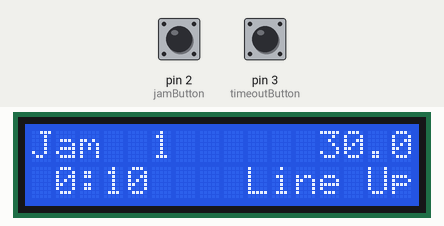
Simulated run of this sketch. Board: Arduino Uno, built with avr-gcc and run on an emulated ATmega328P. On the bench: 16×2 character LCD. The test bench sets the inputs (shaded band); at power-on: pin 2 (jamButton) LOW, pin 3 (timeoutButton) LOW.

Above: at 1.2 s.
1.3 s: pin 2 (jamButton) pulled HIGH for 0.15 s
At 1.61 s:
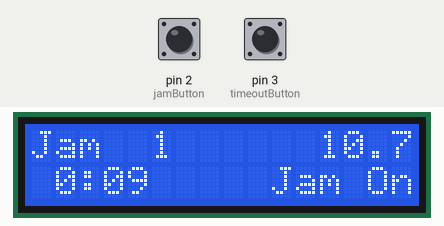
2.0 s: pin 3 (timeoutButton) pulled HIGH for 0.15 s
At 2.67 s:
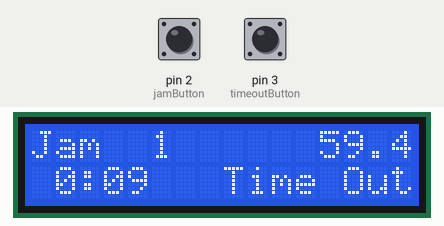
2.7 s: pin 2 (jamButton) pulled HIGH for 1 s
At 2.94 s:
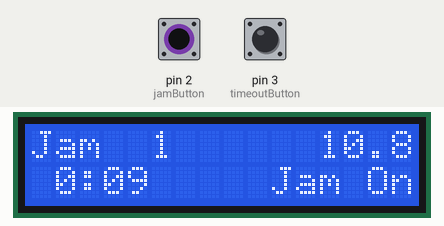
4.3 s: pin 3 (timeoutButton) pulled HIGH for 1 s
At 4.51 s:
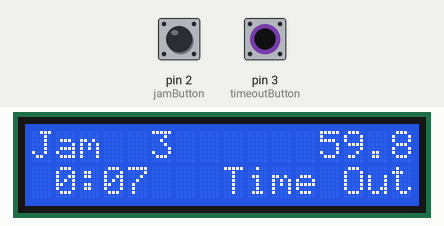
Timing chart, 0 to 6.9 s (numbered marks = the images above; inputs shaded):
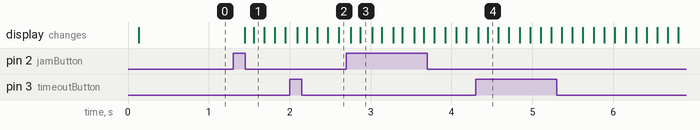

The sketch:

sketch_sep16b.ino
```cpp
#include <StopWatch.h>
#include <Adafruit_CharacterOLED.h>

// To keep track of the Jam or Lineup
StopWatch timerJam;
// To keep track of the Period
StopWatch timerPeriod;
// To keep track of the timeout
StopWatch timerTimeOut;
// Initialize the OLED display
Adafruit_CharacterOLED lcd(6, 7, 8, 9, 10, 11, 12);


unsigned long jamLength = 11000;
unsigned long lineupLength = 30000;
unsigned long periodLength = 10000;
unsigned long timeoutLength = 60000;
unsigned long refresh;                                    // Keeps track of the display refresh
unsigned long jamRef = 100;                               // Sets the jam clock refresh rate
unsigned long periodRef = 100;                            // Period clock refresh rate
unsigned long debounceTimer;
unsigned long debounceAmount = 250;
boolean GameOn, JamOn, TimeOut;                           // Status of the game; current phase.
int JamNum = 1;                                           // What jam are we on?
int jamButton = 2;
int timeoutButton = 3;

//=================================================================
// void setup()
//=================================================================

void setup() {
  lcd.begin(16, 2);
}

//=================================================================
// void loop()
//=================================================================

void loop() {
  int jamButtonState = digitalRead(jamButton);
  int timeoutButtonState = digitalRead(timeoutButton);

  // Check the buttons for input
  if (jamButtonState == HIGH && (millis() - debounceTimer) > debounceAmount) {
    if (TimeOut) {
      timerTimeOut.stop();
      timerTimeOut.reset();
      TimeOut = 0;
    }
    toggleJam();
    debounceTimer = millis();
  }
  if (timeoutButtonState == HIGH && (millis() - debounceTimer) > debounceAmount) {
    if (!TimeOut) {
      startTimeOut();
    }
    debounceTimer = millis();
  }

  // Has the period clock expired?
  if ((timerPeriod.elapsed() > periodLength) && GameOn) {
    if (timerPeriod.isRunning()) {
      timerPeriod.stop();
    }
    if((timerJam.elapsed() > jamLength) && JamOn) {
      GameOn = 0;
      JamOn = 0;
      timerPeriod.reset();
      JamNum = 1;
    }
  }
  // Has the jam clock expired?
  if ((timerJam.elapsed() > jamLength) && JamOn && GameOn) {
    if (timerPeriod.isRunning() && GameOn) {
    toggleJam();
    }
    else {
      timerJam.stop();
      timerJam.reset();
      JamOn = 0;
      GameOn = 0;
    }
  }
  // Has the lineup clock expired?
  if ((timerJam.elapsed() > lineupLength) && !JamOn && GameOn) {
    toggleJam();
  }
  // Has the timeout clock expired?
  if ((timerTimeOut.elapsed() > timeoutLength) && TimeOut && GameOn) {
    timerTimeOut.stop();
  }


  // Check to make sure we are only refreshing every (displayRes) ms.
  if ((millis() - refresh) > jamRef) {
    displayJamNum();
    if (!TimeOut) {
      displayJamClock();
    }
    else {
      displayTimeOut();
    }
    displayPeriod();
    refresh = millis();
  }
}

//=================================================================
// void startTimeOut()    Stops the clocks and starts a timeout
//=================================================================

void startTimeOut() {

  JamOn = 0;
  TimeOut = 1;
  timerJam.reset();
  timerPeriod.stop();
  timerTimeOut.start();

}

//=================================================================
// void toggleJam()    Self Explanatory.
//=================================================================

void toggleJam() {                                          // Check to see if the jam is on or not
  //                                                        // if not, stop the lineup timer and begin
  if(!timerPeriod.isRunning()) {                            // the jam timer
    timerPeriod.start();
    GameOn = 1;
  }

  switch (JamOn) {
  case 0:
    timerJam.stop();
    timerJam.reset();
    timerJam.start();
    break;

  case 1:
    timerJam.stop();
    timerJam.reset();
    timerJam.start();
    JamNum++;                                                // Increment the jam after the jam is over.
    break;
  }
  JamOn = !JamOn;
}

//=================================================================
// displayJamClock()     Formats the clocks output for display
//=================================================================

void displayJamClock() {
  //                                                        // elapsed = milliseconds on the timer
  unsigned long elapsed = timerJam.elapsed();               // minutes = whole number extracted from elapsed
  unsigned long secs, decimal, minutes, togo;               // decimal = number after the decimal point
  String displayString;
  switch (JamOn) {

  case 1:                                                   // Format the jam time remaining.
    togo = jamLength - elapsed;
    secs = constrain(togo / 1000, 0, jamLength);
    decimal = constrain((togo - secs*1000) / 100, 0, 9);
    break;
    // Format the lineup time remaining.
  case 0:
    togo = lineupLength - elapsed;
    secs = constrain(togo / 1000, 0, lineupLength);
    decimal = constrain((togo - secs*1000) / 100, 0, 9);
    break;
  }
  // Convert seconds to minutes and secs
  if (secs >= 60) {
    minutes = secs / 60;
    secs %= 60;
  }
  else {
    minutes = 0;
  }
  //                                                        // Pad minutes out with blank space
  if (minutes < 10) {
    displayString += " ";
  }
  //                                                        // Print a colon if there are minutes...
  if (minutes) {
    displayString += String(minutes);
    displayString += ":";
  }
  //                                                        // ... or pad it out if there aren't minutes
  else {
    displayString += "  ";
  }
  //                                                        // Pad seconds out with zeros.
  if (secs < 10) {
    displayString += "0";
  }
  //                                                        // Print secs and milliseconds with a dot.
  displayString += String(secs);
  displayString += ".";
  displayString += String(decimal);

  lcd.setCursor(9, 0);
  lcd.print(displayString);
}

//=================================================================
// displayJamNum()     Print the current jam number with padding
//=================================================================

void displayJamNum() {
  lcd.setCursor(0,0);
  lcd.print("Jam ");
  if (JamNum < 10) {
    lcd.print(" ");
  }

  lcd.print(constrain(JamNum, 1, 99));

}

//=================================================================
// displayTimeOut()     Print the Timeout clock
//=================================================================

void displayTimeOut() {
  unsigned long elapsed = constrain(timerTimeOut.elapsed(), 0, timeoutLength);
  unsigned long togo = constrain(timeoutLength - elapsed, 0, timeoutLength);
  unsigned long secs = togo / 1000;
  unsigned long minutes = constrain(secs / 60, 0, 59);
  unsigned long decimal;
  String displayString;

  secs = constrain (secs %= 60, 0, 59);
  decimal = constrain((togo - secs*1000) / 100, 0, 9);

  if (minutes < 10) {
    displayString += " ";
  }

  if (minutes) {
    displayString += String(minutes);
    displayString += ":";
  }
  // ... or pad it out if there aren't minutes
  else {
    displayString += "  ";
  }
  // Pad seconds out with zeros.
  if (secs < 10) {
    displayString += "0";
  }
  // Print secs and milliseconds with a dot.
  displayString += String(secs);
  displayString += ".";
  displayString += String(decimal);

  lcd.setCursor(9, 0);
  lcd.print(displayString);
}

//=================================================================
// displayPeriod()     Print the Period clock
//=================================================================

void displayPeriod() {
  unsigned long elapsed = constrain(timerPeriod.elapsed(), 0, periodLength);
  unsigned long togo = constrain(periodLength - elapsed, 0, periodLength);
  unsigned long secs = togo / 1000;
  unsigned long minutes = constrain(secs / 60, 0, 59);
  secs = constrain (secs %= 60, 0, 59);
  String displayString;

  if (minutes < 10) {
    displayString += " ";
  }
  displayString += String(minutes);
  displayString += ":";

  if (secs < 10) {
    displayString += "0";

  }
  displayString += String(secs);

  if (TimeOut) {
    displayString += "   Time Out";
  }
  if (JamOn) {
    displayString += "     Jam On";
  }
  if (!TimeOut && !JamOn) {
    displayString += "    Line Up";
  }

  lcd.setCursor(0,1);
  lcd.print(displayString);

}
```

Measured:
- after the input at 1.3 s, the display: first changes after 0.14 s (image 1 shows a later state)
- after the input at 2.0 s, the display: first changes after 0.10 s (image 2 shows a later state)
- after the input at 2.7 s, the display: first changes after 0.05 s (image 3 shows a later state)
- after the input at 4.3 s, the display: first changes at once (image 4 shows a later state)
